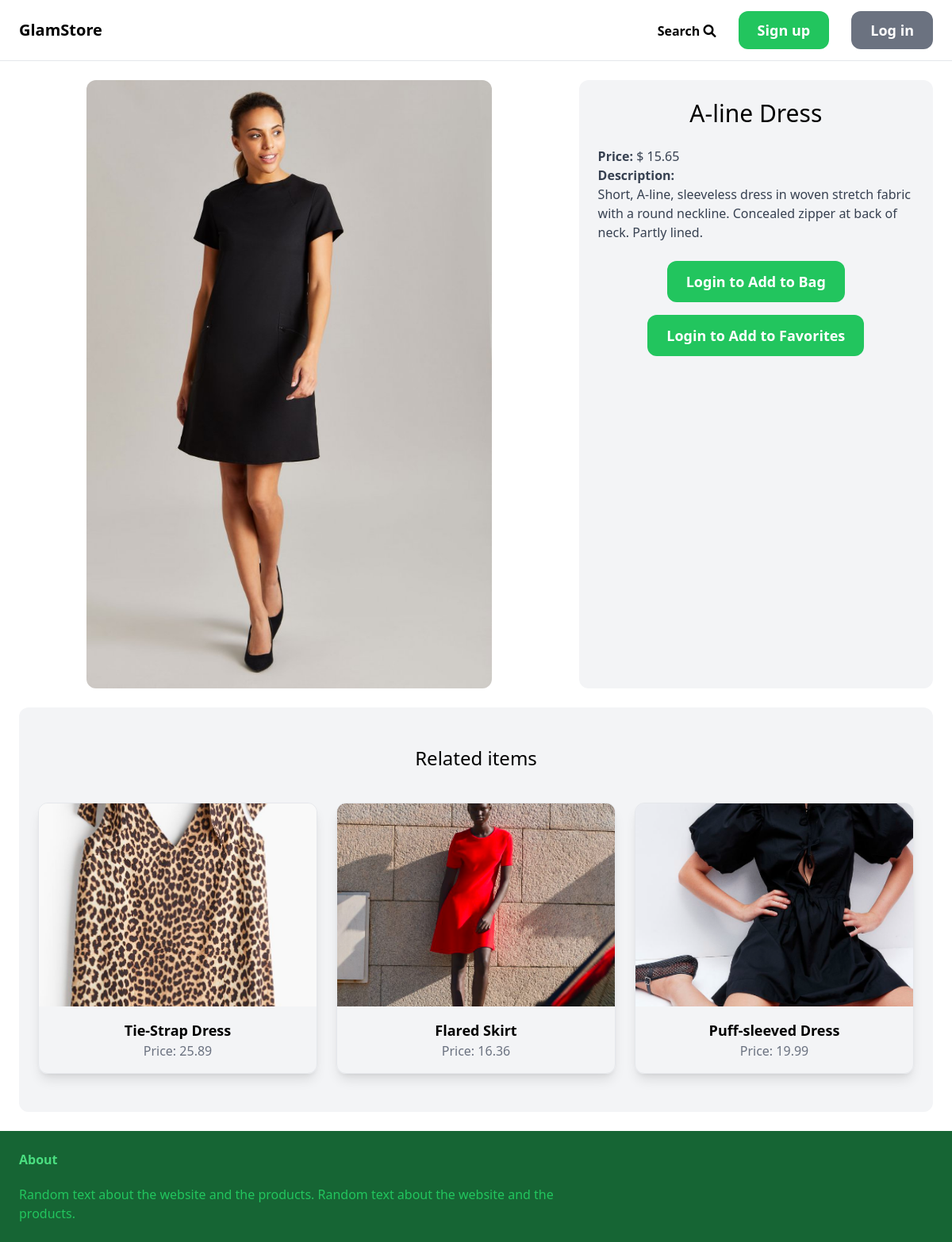
Screenshot of /items/2/ with the database file from the repository.
### item/models.py (models this page shows, shortened)
class Item(models.Model):
    category = models.ForeignKey(Category, related_name='items', on_delete=models.CASCADE)
    name = models.CharField(max_length=255)
    description = models.TextField(blank=True, null=True)
    price = models.FloatField()
    image = models.ImageField(upload_to='item_images', blank=True, null=True)
    is_sold = models.BooleanField(default=False)
    created_by = models.ForeignKey(User, related_name='items', on_delete= models.CASCADE)
    create_at = models.DateTimeField(auto_now_add=True)

### item/views.py (the view)
# urls.py: path('<int:pk>/', views.detail, name='detail'),
def detail(request, pk):
    item = get_object_or_404(Item, pk=pk)
    related_items = Item.objects.filter(category=item.category, is_sold=False).exclude(pk=pk)[0:3]
    return render(request, 'item/detail.html', {
        'item': item,
        'related_items' : related_items
    })

### item/templates/item/detail.html (shortened to what this page needs)
{% extends 'core/base.html' %}
{% block content %}
   <div class="grid grid-cols-5 gap-6">
        <div class="col-span-3 flex items-center justify-center">
            <img src="{{item.image.url}}" class="rounded-xl w-3/4 h-auto object-contain">
        </div>
        <div class="col-span-2 p-6 bg-gray-100 rounded-xl">
            <h1 class="mb-6 text-3xl text-center">{{ item.name }}</h1>
            <p class="text-gray-700"><strong>Price: </strong>$  {{item.price}} <br></p>
            {% if item.description %}
                <p class="text-gray-700"><strong>Description:</strong><br> {{item.description}}</p>
            {% endif %}
            <div class="mt-6 flex flex-col items-center space-y-4">
                {% if user.is_authenticated %}
                        <a href="{% url 'item:add_to_cart' item.id %}" class="inline-block px-6 py-3 text-lg font-semibold bg-green-500 text-white rounded-xl hover:bg-green-700">Add to Bag</a>
                {% else %}
                    <a href="{% url 'core:login' %}" class="inline-block px-6 py-3 text-lg font-semibold bg-green-500 text-white rounded-xl hover:bg-green-700">Login to Add to Bag</a>
                {% endif %}
                {% if user.is_authenticated %}
                        <a href="{% url 'item:add_to_favorites' item.id %}" class="inline-block px-6 py-3 text-lg font-semibold bg-green-500 text-white rounded-xl hover:bg-green-700">Add to Favorites</a>
                {% else %}
                    <a href="{% url 'core:login' %}" class="inline-block px-6 py-3 text-lg font-semibold bg-green-500 text-white rounded-xl hover:bg-green-700">Login to Add to Favorites</a>
                {% endif %}
            </div>
        </div>
   </div>
   <div class="mt-6 px-6 py-12 bg-gray-100 rounded-xl">
        <h2 class="mb-10 text-2xl text-center">Related items</h2>
        <div class="grid grid-cols-3 gap-6">
            {% for related_item in related_items %}
                <div class="border rounded-xl overflow-hidden shadow-lg">
                    <a href="{% url 'item:detail' related_item.id %}" class="block">
                        <div class="w-full h-64 overflow-hidden">
                            <img src="{{ related_item.image.url }}" class="w-full h-full object-cover">
                        </div>
                        <div class="p-4 text-center">
                            <h3 class="text-lg font-semibold">{{ related_item.name }}</h3>
                            <p class="text-gray-500">Price: {{ related_item.price }}</p>
                        </div>
                    </a>
                </div>
            {% endfor %}
        </div>
    </div>
{% endblock %}

### rows the page displays
Item: image (picture), name "A-line Dress", price "15.65", description "Short, A-line, sleeveless dress in woven stretch fabric with a round neckline. Concealed zipper at back of neck. Partly lined."
Item: image (picture), name "Tie-Strap Dress", price "25.89"
Item: image (picture), name "Flared Skirt", price "16.36"
Item: image (picture), name "Puff-sleeved Dress", price "19.99"
